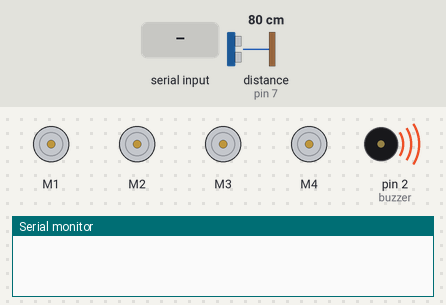
Recording of a sketch running on a simulated Arduino Uno, built with avr-gcc and run on an emulated ATmega328P. On the bench: 4 × DC motor (green arrow = forward, orange = backward, longer = faster), buzzer (waves = sounding, pin HIGH), the last lines printed to the serial monitor. Wiring (inferred from the names in the program): ultrasonic range finder: trigger pin 12; echo pin 7. Inputs (shaded band) come from the test bench; at power-on: distance to the obstacle (sensor on pin 7) 80 cm. The echo pulse lasts 58.3 µs per cm; pins used as bus, display or sensor lines are not drawn.

Above: at 1.2 s.
1.3 s: "F" received over the second serial link
At 2.4 s:
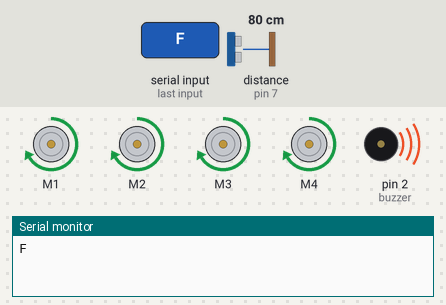
2.8 s: "B" received over the second serial link
At 3.6 s:
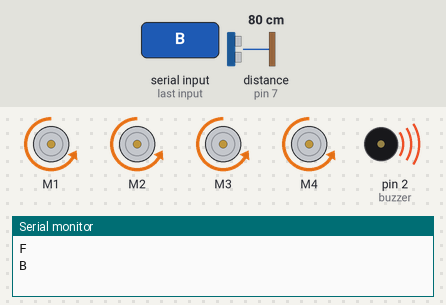
4.3 s: "L" received over the second serial link
At 4.7 s:
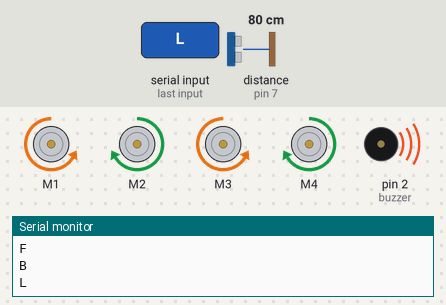
5.8 s: "R" received over the second serial link
At 7.0 s:
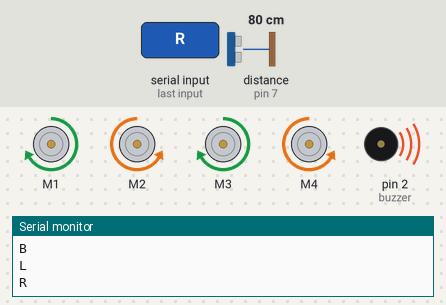
7.3 s: "V" received over the second serial link
At 8.2 s:
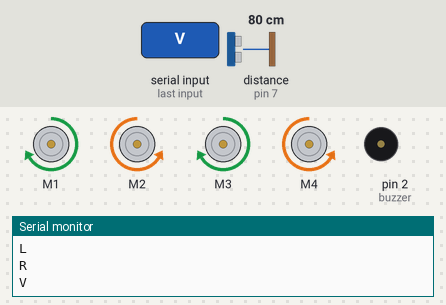
8.8 s: "S" received over the second serial link
At 9.5 s:
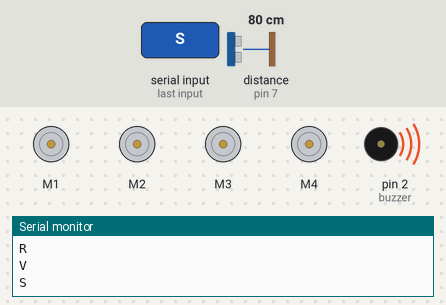
Timing chart, 0 to 11.3 s (numbered marks = the images above; inputs shaded):
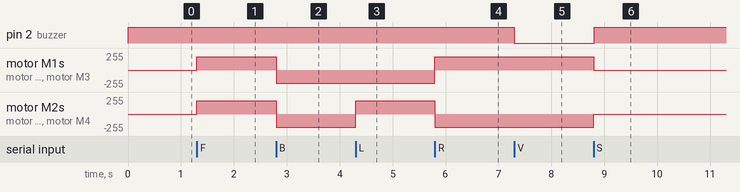

Measured:
- after the input at 1.3 s, motor M1–4: stopped → forward 200/255 at once
- after the input at 2.8 s, motor M1–4: forward 200/255 → backward 200/255 at once
- after the input at 4.3 s, motor M2, motor M4: backward 200/255 → forward 200/255 at once
- after the input at 5.8 s, motor M1, motor M3: backward 200/255 → forward 200/255 at once; motor M2, motor M4: forward 200/255 → backward 200/255 at once
- after the input at 7.3 s, pin 2 (buzzer): HIGH → LOW at once
- after the input at 8.8 s, pin 2 (buzzer): LOW → HIGH at once; motor M1, motor M3: forward 200/255 → stopped at once; motor M2, motor M4: backward 200/255 → stopped at once

The sketch:

robocar_code.ino
```cpp
#include <AFMotor.h>
#include <SoftwareSerial.h>


SoftwareSerial HC05(10, 9); // RX, TX
char cmd;
bool manualMode = false;


AF_DCMotor motor1(1);
AF_DCMotor motor2(2);
AF_DCMotor motor3(3);
AF_DCMotor motor4(4);


int trigPin = 12;
int echoPin = 7;


int buzzer = 2;

long duration, distance;


void stopAll() {
  motor1.run(RELEASE);
  motor2.run(RELEASE);
  motor3.run(RELEASE);
  motor4.run(RELEASE);
}

void forwardAll() {
  motor1.run(FORWARD);
  motor2.run(FORWARD);
  motor3.run(FORWARD);
  motor4.run(FORWARD);
}

void backwardAll() {
  motor1.run(BACKWARD);
  motor2.run(BACKWARD);
  motor3.run(BACKWARD);
  motor4.run(BACKWARD);
}

void leftTurn() {
  motor1.run(BACKWARD);
  motor2.run(FORWARD);
  motor3.run(BACKWARD);
  motor4.run(FORWARD);
}

void rightTurn() {
  motor1.run(FORWARD);
  motor2.run(BACKWARD);
  motor3.run(FORWARD);
  motor4.run(BACKWARD);
}


long getDistance() {
  digitalWrite(trigPin, LOW);
  delayMicroseconds(2);
  digitalWrite(trigPin, HIGH);
  delayMicroseconds(10);
  digitalWrite(trigPin, LOW);

  duration = pulseIn(echoPin, HIGH, 25000);
  if (duration == 0) return -1;

  return duration * 0.034 / 2;
}

void setup() {
  Serial.begin(9600);
  HC05.begin(9600);

  pinMode(trigPin, OUTPUT);
  pinMode(echoPin, INPUT);
  pinMode(buzzer, OUTPUT);

  motor1.setSpeed(200);
  motor2.setSpeed(200);
  motor3.setSpeed(200);
  motor4.setSpeed(200);

  digitalWrite(buzzer, LOW);
  stopAll();
}

void loop() {


  if (HC05.available()) {
    cmd = HC05.read();
    Serial.println(cmd);

    manualMode = true;

    if (cmd == 'F') forwardAll();
    else if (cmd == 'B') backwardAll();
    else if (cmd == 'L') leftTurn();
    else if (cmd == 'R') rightTurn();
    else if (cmd == 'S') {
      stopAll();
      manualMode = false;
    }


    else if (cmd == 'V') {
      digitalWrite(buzzer, LOW);
    }
    else if (cmd == 'v') {
      digitalWrite(buzzer, HIGH);
    }

    return;
  }


  if (!manualMode) {
    distance = getDistance();

    if (distance > 0 && distance <= 8) {
      leftTurn();
      digitalWrite(buzzer, LOW);
    }
    else if (distance > 8 && distance <= 20) {
      forwardAll();
      digitalWrite(buzzer, LOW);
    }
    else {
      stopAll();
      digitalWrite(buzzer, HIGH);
    }
  }
}
```
